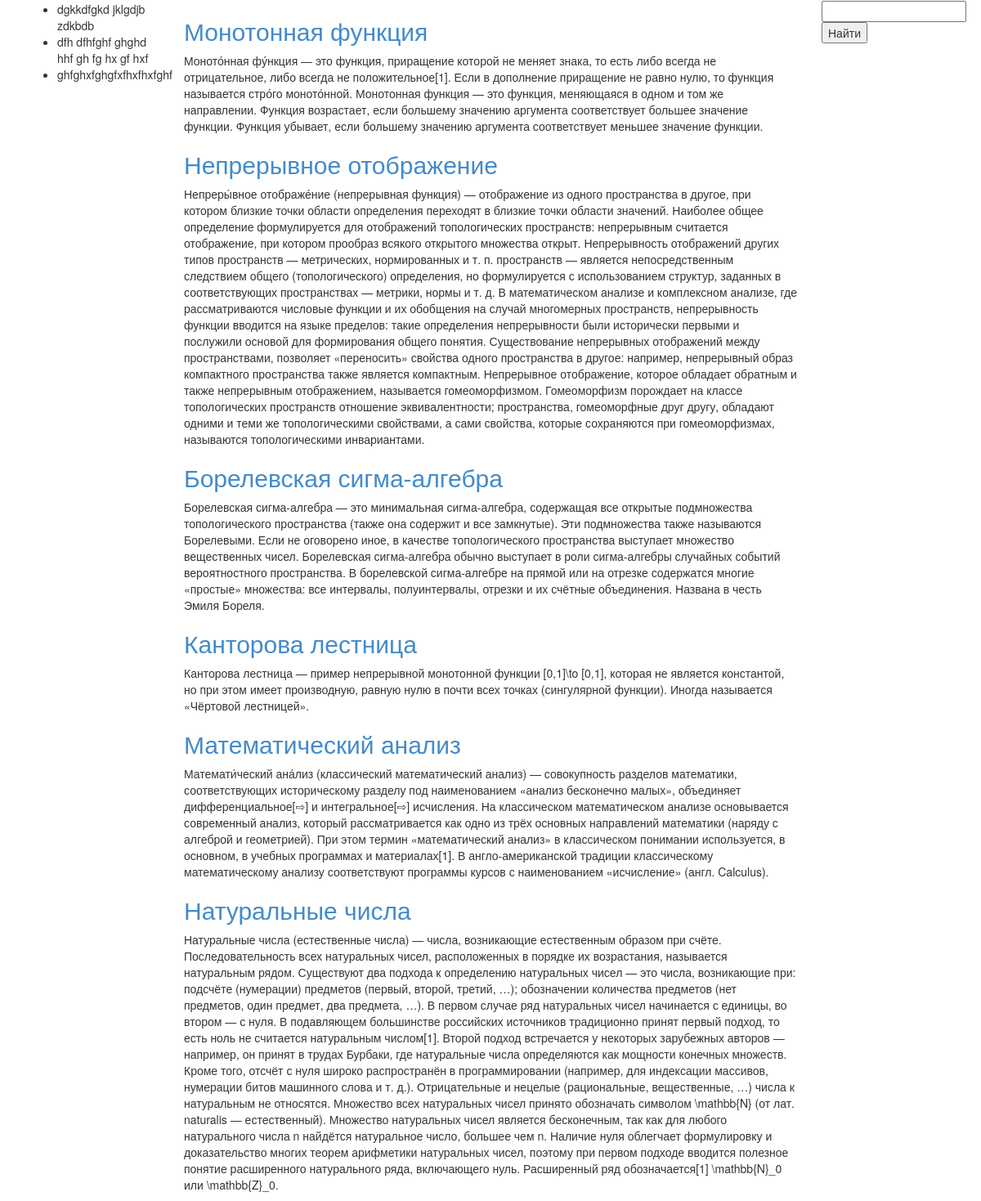
The app's page /matan/term/, older data.
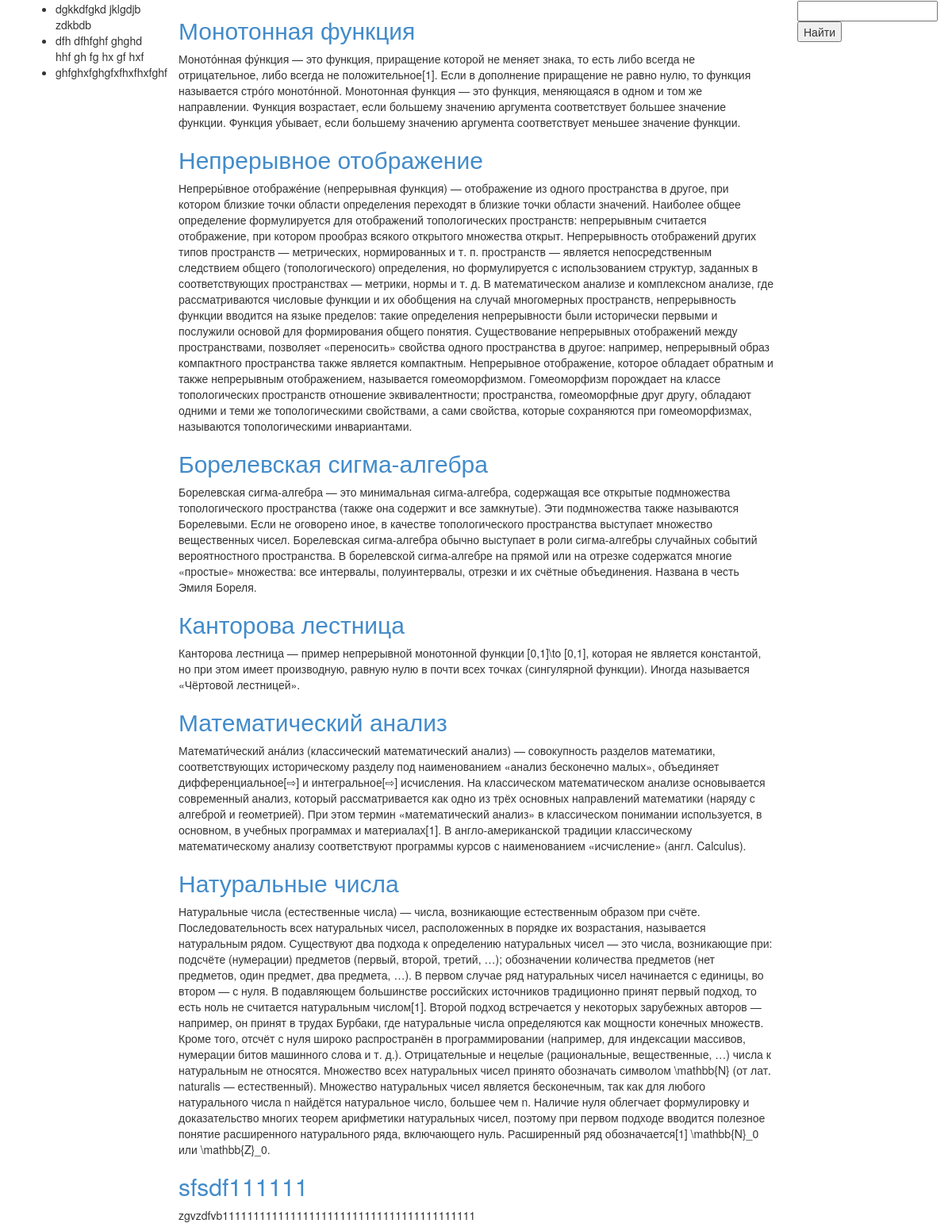
The same page, newer data.
### matan/models.py (models this page shows, shortened)
class Term(models.Model):
    title = models.CharField(max_length=100, verbose_name=u'Термин')
    determination = models.TextField(verbose_name=u'Определение')

### matan/views.py (the view)
class TermView(ListView):
    model=Term
    template_name='matan/term_list.html'
    context_object_name='term_list'

### matan/templates/matan/term_list.html (shortened to what this page needs)
{% extends 'matan/base.html' %}
{% block term %}
    {% if term_list %}
        {% for term in term_list%}
            <h2><a href="{% url 'term_detail' pk=term.id %}">{{ term.title }}</a></h2>
            <p>{{ term.determination }}</p>
        {% endfor %}
    {% endif %}
{% endblock %}

Row changes from the older to the newer data that the page shows:
added Term: title "sfsdf111111", determination "zgvzdfvb11111111111111111111111111111111111111111"
